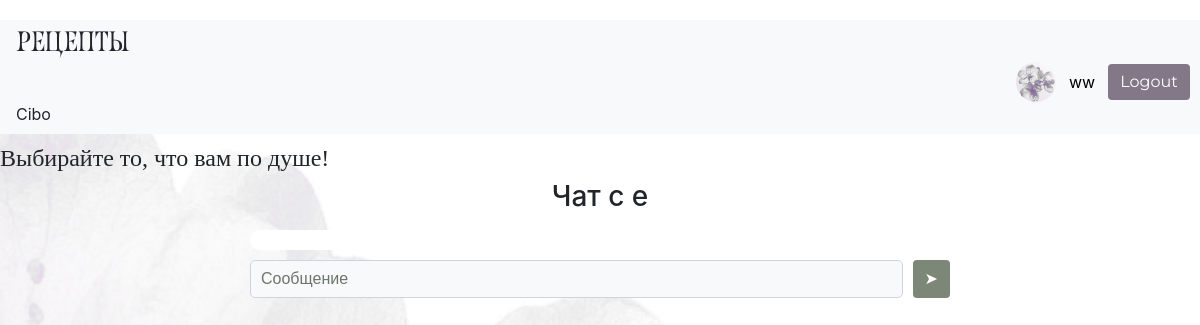
The app's page /chat/2 (signed in), older data.
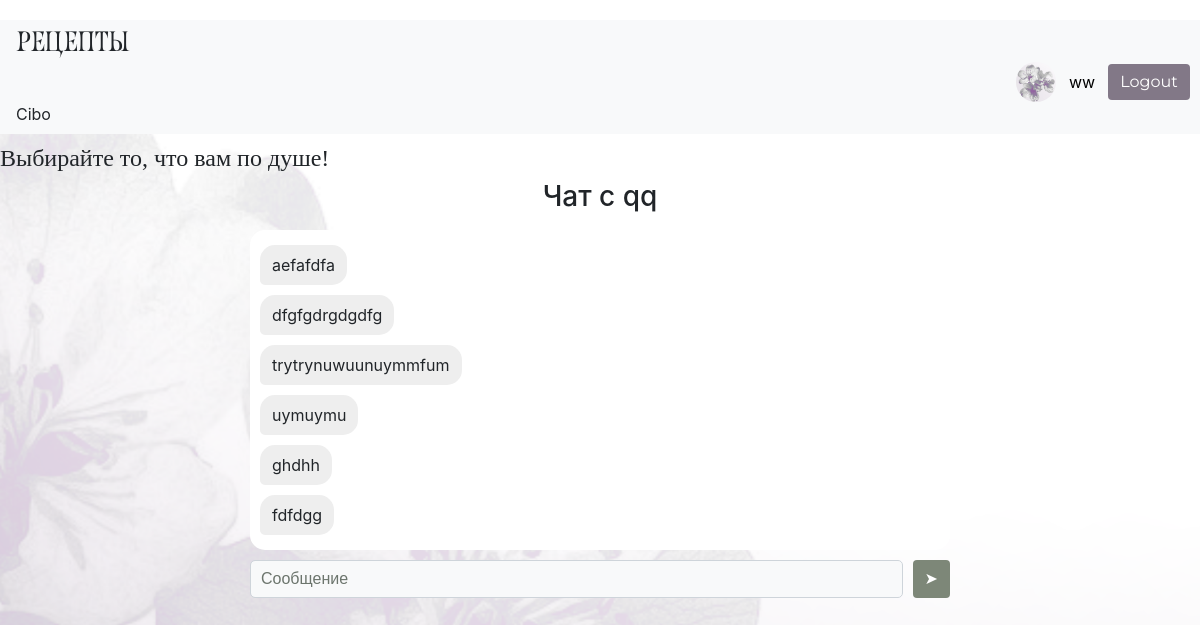
The same page, newer data.
### data/user.py (models this page shows, shortened)
class User(SqlAlchemyBase, UserMixin):
    __tablename__ = 'users'
    id = sa.Column(sa.Integer, primary_key=True, autoincrement=True)
    email = sa.Column(sa.String, index=True, unique=True, nullable=False)
    username = sa.Column(sa.String, nullable=True)
    name = sa.Column(sa.String, nullable=True)
    age = sa.Column(sa.Integer, nullable=True)
    description = sa.Column(sa.String, nullable=True)
    hashed_password = sa.Column(sa.String, nullable=True)
    avatar = sa.Column(sa.String, nullable=True)
    subscribers = sa.Column(sa.Integer, default=0)
    recipes = relationship("Recipe", back_populates="user")

### data/messages.py (models this page shows)
class Message(SqlAlchemyBase):
    __tablename__ = 'messages'
    id = sa.Column(sa.Integer, primary_key=True, autoincrement=True)
    sender_id = sa.Column(sa.Integer, sa.ForeignKey('users.id'))
    receiver_id = sa.Column(sa.Integer, sa.ForeignKey('users.id'))
    text = sa.Column(sa.String)
    created_at = sa.Column(sa.DateTime, default=sa.func.now())

### main.py (the view, shortened to what this page needs)
@app.route('/chat/<int:user_id>', methods=['GET', 'POST'])
@login_required
def chat(user_id):
    session = create_session()
    messages = session.query(Message).filter(((Message.sender_id == current_user.id) and
                                              (Message.receiver_id == user_id)) |
                                             ((Message.sender_id == user_id) &
                                              (Message.receiver_id == current_user.id))).order_by(Message.created_at).all()
    user = session.get(User, user_id)
    return render_template('chat.html', messages=messages, user=user)

### data/db_session.py (called while the page is built)
def create_session() -> Session:
    global __factory
    return __factory()

### main.py (called while the page is built)
@login_manager.user_loader
def load_user(user_id):
    session = create_session()
    return session.get(User, user_id)

### templates/chat.html
{% extends "base.html" %}
{% block content %}
<div class="chat-container">
    <h3 class="text-center mb-3">Чат с {{ user.name }}</h3>
    <div class="chat-box">
        {% for m in messages %}
            <div>
                {% if m.sender_id == current_user.id %}
                    <div class="my-msg">
                        {{ m.text }}
                    </div>
                {% else %}
                    <div class="other-msg">
                        {{ m.text }}
                    </div>
                {% endif %}
            </div>
        {% endfor %}
    </div>
    <form method="post" class="chat-input">
        <input type="text" name="text" class="form-control" placeholder="Сообщение">
        <button class="btn btn-custom-green">➤</button>
    </form>
</div>
{% endblock %}

Row changes from the older to the newer data that the page shows:
changed User (number 2 of 2 on the later page): name "e" → "qq"
added Message: text "aefafdfa"
added Message: text "dfgfgdrgdgdfg"
added Message: text "trytrynuwuunuymmfum"
added Message: text "uymuymu"
added Message: text "ghdhh"
added Message: text "fdfdgg"
